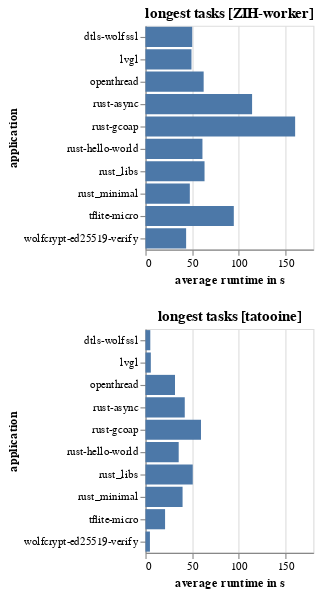

Write notebook code for a chart like this one.
### Code cell
tasks_chart_zih = alt.Chart(longest_tasks_zih.with_columns(pl.col("application").str.split("/").list.get(-1)), width=150, title="longest tasks [ZIH-worker]").mark_bar().encode(
    x=alt.X("avg", title="average runtime in s"),
    y=alt.Y("application:N"),
)


tasks_chart_tatooine = alt.Chart(longest_tasks_tatooine.with_columns(pl.col("application").str.split("/").list.get(-1)), width=150, title="longest tasks [tatooine]").mark_bar().encode(
    x=alt.X("avg", title="average runtime in s"),
    y=alt.Y("application:N"),
)

(tasks_chart_zih & tasks_chart_tatooine).resolve_scale(x='shared', y='shared').display(scaleFactor=2)

### Figure 1 — Vega-Lite specification as saved in the notebook (floating-point values rounded to 4 significant figures)
{"config": {"view": {"continuousWidth": 300, "continuousHeight": 300}}, "vconcat": [{"data": {"name": "data-01fa4c4af2f584b9da8b4e63168407a9"}, "mark": {"type": "bar"}, "encoding": {"x": {"field": "avg", "title": "average runtime in s", "type": "quantitative"}, "y": {"field": "application", "type": "nominal"}}, "title": "longest tasks [ZIH-worker]", "width": 150}, {"data": {"name": "data-82bf194530d8a2a847122bec378041f1"}, "mark": {"type": "bar"}, "encoding": {"x": {"field": "avg", "title": "average runtime in s", "type": "quantitative"}, "y": {"field": "application", "type": "nominal"}}, "title": "longest tasks [tatooine]", "width": 150}], "resolve": {"scale": {"x": "shared", "y": "shared"}}, "$schema": "https://vega.github.io/schema/vega-lite/v5.20.1.json", "datasets": {"data-01fa4c4af2f584b9da8b4e63168407a9": [{"worker_name_normalized": "ZIH-node", "lower": 0.0, "twenty_five": 79.5, "median": 165.9, "seventy_five": 217.5, "upper": 290.1, "avg": 160.5, "application": "rust-gcoap"}, {"worker_name_normalized": "ZIH-node", "lower": 0.0, "twenty_five": 43.95, "median": 139.0, "seventy_five": 165.6, "upper": 215.6, "avg": 114.3, "application": "rust-async"}, {"worker_name_normalized": "ZIH-node", "lower": 10.56, "twenty_five": 19.07, "median": 39.25, "seventy_five": 152.6, "upper": 288.6, "avg": 94.73, "application": "tflite-micro"}, {"worker_name_normalized": "ZIH-node", "lower": 26.53, "twenty_five": 44.83, "median": 59.6, "seventy_five": 77.89, "upper": 142.4, "avg": 63.34, "application": "rust_libs"}, {"worker_name_normalized": "ZIH-node", "lower": 23.94, "twenty_five": 48.33, "median": 65.5, "seventy_five": 76.66, "upper": 102.3, "avg": 62.4, "application": "openthread"}, {"worker_name_normalized": "ZIH-node", "lower": 20.66, "twenty_five": 34.59, "median": 46.02, "seventy_five": 67.01, "upper": 171.4, "avg": 61.1, "application": "rust-hello-world"}, {"worker_name_normalized": "ZIH-node", "lower": 1.647, "twenty_five": 4.668, "median": 60.73, "seventy_five": 86.16, "upper": 140.4, "avg": 50.13, "application": "dtls-wolfssl"}, {"worker_name_normalized": "ZIH-node", "lower": 2.639, "twenty_five": 32.62, "median": 45.67, "seventy_five": 62.21, "upper": 133.7, "avg": 49.34, "application": "lvgl"}, {"worker_name_normalized": "ZIH-node", "lower": 23.25, "twenty_five": 36.16, "median": 39.7, "seventy_five": 53.13, "upper": 88.51, "avg": 47.56, "application": "rust_minimal"}, {"worker_name_normalized": "ZIH-node", "lower": 1.371, "twenty_five": 4.639, "median": 60.24, "seventy_five": 72.45, "upper": 133.0, "avg": 43.6, "application": "wolfcrypt-ed25519-verify"}], "data-82bf194530d8a2a847122bec378041f1": [{"worker_name_normalized": "tatooine-staging", "lower": 34.02, "twenty_five": 41.59, "median": 52.26, "seventy_five": 73.89, "upper": 163.0, "avg": 59.54, "application": "rust-gcoap", "worker_name_normalized_right": "ZIH-node", "lower_right": 0.0, "twenty_five_right": 79.5, "median_right": 165.9, "seventy_five_right": 217.5, "upper_right": 290.1, "avg_right": 160.5}, {"worker_name_normalized": "tatooine-staging", "lower": 24.15, "twenty_five": 29.97, "median": 36.17, "seventy_five": 51.88, "upper": 151.2, "avg": 42.13, "application": "rust-async", "worker_name_normalized_right": "ZIH-node", "lower_right": 0.0, "twenty_five_right": 43.95, "median_right": 139.0, "seventy_five_right": 165.6, "upper_right": 215.6, "avg_right": 114.3}, {"worker_name_normalized": "tatooine-staging", "lower": 2.495, "twenty_five": 5.077, "median": 6.85, "seventy_five": 8.896, "upper": 204.9, "avg": 21.02, "application": "tflite-micro", "worker_name_normalized_right": "ZIH-node", "lower_right": 10.56, "twenty_five_right": 19.07, "median_right": 39.25, "seventy_five_right": 152.6, "upper_right": 288.6, "avg_right": 94.73}, {"worker_name_normalized": "tatooine-staging", "lower": 32.14, "twenty_five": 36.91, "median": 51.16, "seventy_five": 61.3, "upper": 72.67, "avg": 50.68, "application": "rust_libs", "worker_name_normalized_right": "ZIH-node", "lower_right": 26.53, "twenty_five_right": 44.83, "median_right": 59.6, "seventy_five_right": 77.89, "upper_right": 142.4, "avg_right": 63.34}, {"worker_name_normalized": "tatooine-staging", "lower": 21.97, "twenty_five": 24.68, "median": 27.37, "seventy_five": 39.76, "upper": 50.94, "avg": 31.69, "application": "openthread", "worker_name_normalized_right": "ZIH-node", "lower_right": 23.94, "twenty_five_right": 48.33, "median_right": 65.5, "seventy_five_right": 76.66, "upper_right": 102.3, "avg_right": 62.4}, {"worker_name_normalized": "tatooine-staging", "lower": 22.15, "twenty_five": 26.6, "median": 31.6, "seventy_five": 44.34, "upper": 59.59, "avg": 35.63, "application": "rust-hello-world", "worker_name_normalized_right": "ZIH-node", "lower_right": 20.66, "twenty_five_right": 34.59, "median_right": 46.02, "seventy_five_right": 67.01, "upper_right": 171.4, "avg_right": 61.1}, {"worker_name_normalized": "tatooine-staging", "lower": 1.564, "twenty_five": 2.508, "median": 3.752, "seventy_five": 5.596, "upper": 36.33, "avg": 5.177, "application": "dtls-wolfssl", "worker_name_normalized_right": "ZIH-node", "lower_right": 1.647, "twenty_five_right": 4.668, "median_right": 60.73, "seventy_five_right": 86.16, "upper_right": 140.4, "avg_right": 50.13}, {"worker_name_normalized": "tatooine-staging", "lower": 1.896, "twenty_five": 2.693, "median": 4.678, "seventy_five": 5.778, "upper": 25.14, "avg": 5.739, "application": "lvgl", "worker_name_normalized_right": "ZIH-node", "lower_right": 2.639, "twenty_five_right": 32.62, "median_right": 45.67, "seventy_five_right": 62.21, "upper_right": 133.7, "avg_right": 49.34}, {"worker_name_normalized": "tatooine-staging", "lower": 25.21, "twenty_five": 29.91, "median": 37.79, "seventy_five": 49.49, "upper": 62.2, "avg": 39.79, "application": "rust_minimal", "worker_name_normalized_right": "ZIH-node", "lower_right": 23.25, "twenty_five_right": 36.16, "median_right": 39.7, "seventy_five_right": 53.13, "upper_right": 88.51, "avg_right": 47.56}, {"worker_name_normalized": "tatooine-staging", "lower": 1.651, "twenty_five": 3.026, "median": 5.164, "seventy_five": 5.601, "upper": 10.48, "avg": 4.78, "application": "wolfcrypt-ed25519-verify", "worker_name_normalized_right": "ZIH-node", "lower_right": 1.371, "twenty_five_right": 4.639, "median_right": 60.24, "seventy_five_right": 72.45, "upper_right": 133.0, "avg_right": 43.6}]}}
